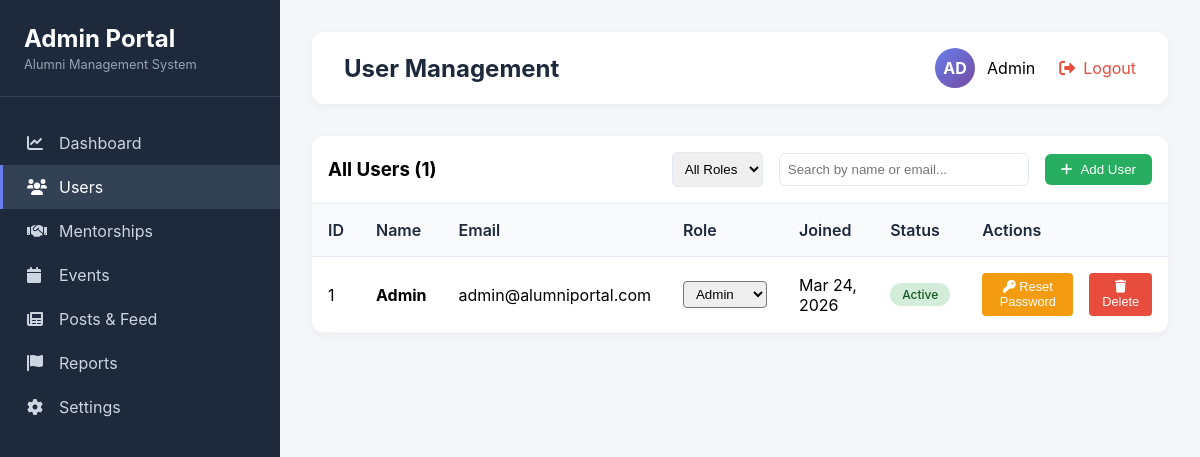
/admin/users (signed in), run on an earlier commit of the app's database.
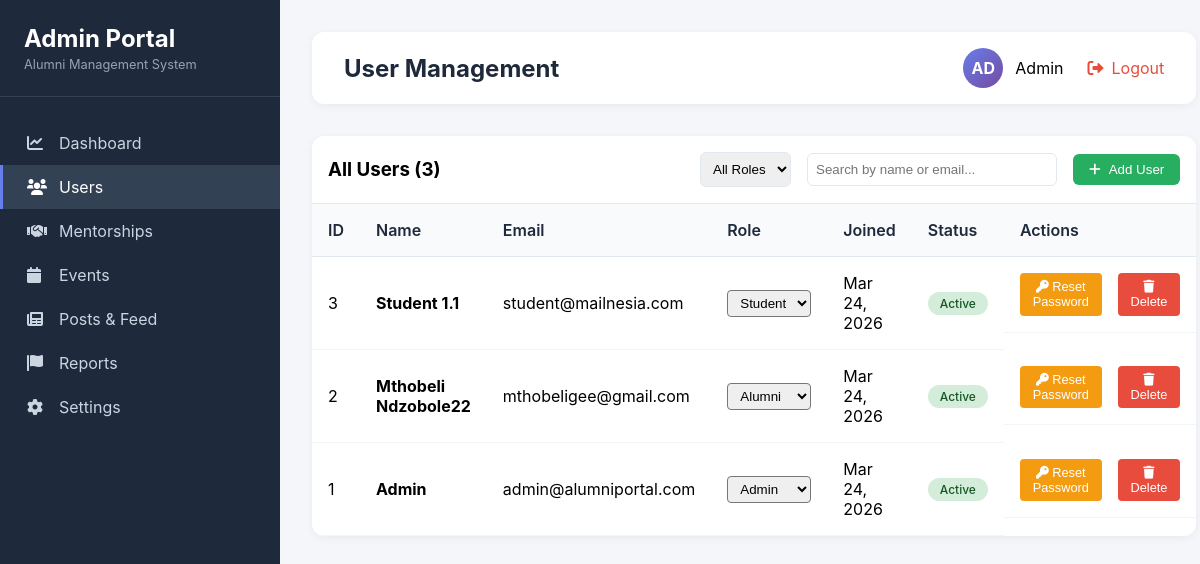
And on a later commit of the database.
### app/models/user.py (models this page shows)
class User(db.Model):
    __tablename__ = 'users'
    id = db.Column(db.Integer, primary_key=True)
    full_name = db.Column(db.String(100))
    email = db.Column(db.String(120), unique=True, nullable=False)
    password_hash = db.Column(db.Text, nullable=False)
    role = db.Column(db.String(20), nullable=False)
    profile_picture = db.Column(db.Text, default='default_avatar.png')
    created_at = db.Column(db.DateTime, default=datetime.utcnow)

### app/routes/admin_routes.py (the view)
@admin_bp.route('/users')
@admin_required
def users():
    user = get_current_user()
    users = User.query.order_by(User.created_at.desc()).all()
    return render_template('admin/users.html', user=user, users=users)

### app/routes/admin_routes.py (called while the page is built)
def admin_required(f):
    @wraps(f)
    def decorated_function(*args, **kwargs):
        if 'user_id' not in session:
            flash('Please login first', 'error')
            return redirect(url_for('views.login_page'))
        user = User.query.get(session['user_id'])
        if not user or user.role != 'admin':
            flash('Admin access required', 'error')
            return redirect(url_for('views.home'))
        return f(*args, **kwargs)
    return decorated_function

def get_current_user():
    if 'user_id' in session:
        return User.query.get(session['user_id'])
    return None

### app/templates/Admin/users.html (shortened to what this page needs)
{% extends "admin/base_admin.html" %}
{% block page_title %}User Management{% endblock %}
{% block content %}
<div class="admin-table">
    <div style="padding: 1rem; border-bottom: 1px solid #e2e8f0; display: flex; justify-content: space-between; align-items: center; flex-wrap: wrap; gap: 1rem;">
        <h3>All Users ({{ users|length }})</h3>
        <div class="search-container">
            <select id="roleFilter" class="filter-select">
                <option value="all">All Roles</option>
            </select>
            <input type="text" id="searchUsers" placeholder="Search by name or email..." class="search-input">
            <button class="add-user-btn" onclick="openAddUserModal()">
                <i class="fas fa-plus"></i> Add User
            </button>
        </div>
    </div>
     <table class="table">
        <thead>
              <tr>
                <th>ID</th>
                <th>Name</th>
                <th>Email</th>
                <th>Role</th>
                <th>Joined</th>
                <th>Status</th>
                <th>Actions</th>
              </tr>
        </thead>
        <tbody id="usersTableBody">
            {% for target_user in users %}
            <tr data-role="{{ target_user.role }}" data-name="{{ target_user.full_name|lower }}" data-email="{{ target_user.email|lower }}">
                <td>{{ target_user.id }}</td>
                <td><strong>{{ target_user.full_name }}</strong></td>
                <td>{{ target_user.email }}</td>
                <td>
                    <select class="role-select" data-user-id="{{ target_user.id }}" style="padding: 0.25rem 0.5rem; border-radius: 4px;">
                        <option value="student" {% if target_user.role == 'student' %}selected{% endif %}>Student</option>
                        <option value="alumni" {% if target_user.role == 'alumni' %}selected{% endif %}>Alumni</option>
                        <option value="admin" {% if target_user.role == 'admin' %}selected{% endif %}>Admin</option>
                    </select>
                </td>
                <td>{{ target_user.created_at.strftime('%b %d, %Y') }}</td>
                <td>
                    <span class="status-badge status-active">Active</span>
                </td>
                <td class="action-buttons">
                    <button class="btn-warning" onclick="resetPassword({{ target_user.id }}, '{{ target_user.full_name }}')">
                        <i class="fas fa-key"></i> Reset Password
                    </button>
                    <button class="btn-danger" onclick="deleteUser({{ target_user.id }}, '{{ target_user.full_name }}')">
                        <i class="fas fa-trash"></i> Delete
                    </button>
                </td>
            </tr>
            {% endfor %}
        </tbody>
     </table>
</div>
{% endblock %}

### app/templates/Admin/base_admin.html (shortened to what this page needs)
<!DOCTYPE html>
<html lang="en">
<head>
    <link rel="stylesheet" href="https://cdnjs.cloudflare.com/ajax/libs/font-awesome/6.0.0/css/all.min.css">
</head>
<body>
    <div class="admin-container">
        <div class="admin-sidebar">
            <div class="admin-sidebar-header">
                <h2></i> Admin Portal</h2>
                <p>Alumni Management System</p>
            </div>
            <div class="admin-nav">
                <a href="{{ url_for('admin.dashboard') }}" class="admin-nav-item {% if request.endpoint == 'admin.dashboard' %}active{% endif %}">
                    <i class="fas fa-chart-line"></i> Dashboard
                </a>
                <a href="{{ url_for('admin.users') }}" class="admin-nav-item {% if request.endpoint == 'admin.users' %}active{% endif %}">
                    <i class="fas fa-users"></i> Users
                </a>
                <a href="{{ url_for('admin.mentorships') }}" class="admin-nav-item {% if request.endpoint == 'admin.mentorships' %}active{% endif %}">
                    <i class="fas fa-handshake"></i> Mentorships
                </a>
                <a href="{{ url_for('admin.events') }}" class="admin-nav-item {% if request.endpoint == 'admin.events' %}active{% endif %}">
                    <i class="fas fa-calendar"></i> Events
                </a>
                <a href="{{ url_for('admin.posts') }}" class="admin-nav-item {% if request.endpoint == 'admin.posts' %}active{% endif %}">
                    <i class="fas fa-newspaper"></i> Posts & Feed
                </a>
                <a href="{{ url_for('admin.reports') }}" class="admin-nav-item {% if request.endpoint == 'admin.reports' %}active{% endif %}">
                    <i class="fas fa-flag"></i> Reports
                </a>
                <a href="{{ url_for('admin.settings') }}" class="admin-nav-item {% if request.endpoint == 'admin.settings' %}active{% endif %}">
                    <i class="fas fa-cog"></i> Settings
                </a>
            </div>
        </div>
        <div class="admin-main">
            <div class="admin-top-bar">
                <h1>{% block page_title %}Admin Dashboard{% endblock %}</h1>
                <div class="admin-user-menu">
                    <div class="admin-user-info">
                        <div class="admin-avatar">{{ user.full_name[:2].upper() }}</div>
                        <span>{{ user.full_name }}</span>
                    </div>
                    <a href="{{ url_for('auth.logout') }}" class="admin-logout">
                        <i class="fas fa-sign-out-alt"></i> Logout
                    </a>
                </div>
            </div>
            {% block content %}{% endblock %}
        </div>
    </div>
</body>
</html>

### app/templates/Admin/base_admin.html (style rules this page uses)
* { margin: 0; padding: 0; box-sizing: border-box; }
body { font-family: 'Inter', -apple-system, BlinkMacSystemFont, 'Segoe UI', Roboto, Oxygen, Ubuntu, sans-serif; background: #f4f6f9; overflow-x: hidden; }
.admin-container { display: flex; min-height: 100vh; }
.admin-sidebar { width: 280px; background: #1e293b; color: white; position: fixed; height: 100vh; overflow-y: auto; transition: all 0.3s; z-index: 100; }
.admin-sidebar-header { padding: 1.5rem; border-bottom: 1px solid #334155; }
.admin-sidebar-header h2 { font-size: 1.5rem; display: flex; align-items: center; gap: 0.5rem; }
.admin-sidebar-header p { font-size: 0.8rem; color: #94a3b8; margin-top: 0.25rem; }
.admin-nav { padding: 1.5rem 0; }
.admin-nav-item { padding: 0.75rem 1.5rem; display: flex; align-items: center; gap: 0.75rem; color: #cbd5e1; text-decoration: none; transition: all 0.2s; border-left: 3px solid transparent; }
.admin-nav-item.active { background: #334155; color: white; border-left-color: #667eea; }
.admin-nav-item i { width: 20px; }
.admin-main { margin-left: 280px; flex: 1; padding: 2rem; }
.admin-top-bar { display: flex; justify-content: space-between; align-items: center; margin-bottom: 2rem; background: white; padding: 1rem 2rem; border-radius: 12px; box-shadow: 0 2px 8px rgba(0,0,0,0.05); }
.admin-top-bar h1 { font-size: 1.5rem; color: #1e293b; }
.admin-user-menu { display: flex; align-items: center; gap: 1.5rem; }
.admin-user-info { display: flex; align-items: center; gap: 0.75rem; }
.admin-avatar { width: 40px; height: 40px; background: linear-gradient(135deg, #667eea 0%, #764ba2 100%); border-radius: 50%; display: flex; align-items: center; justify-content: center; color: white; font-weight: bold; }
.admin-logout { color: #e74c3c; text-decoration: none; display: flex; align-items: center; gap: 0.5rem; }
.admin-table { background: white; border-radius: 12px; overflow: hidden; box-shadow: 0 2px 8px rgba(0,0,0,0.05); }
.admin-table table { width: 100%; border-collapse: collapse; }
.admin-table th { text-align: left; padding: 1rem; background: #f8fafc; font-weight: 600; color: #1e293b; border-bottom: 1px solid #e2e8f0; }
.admin-table td { padding: 1rem; border-bottom: 1px solid #f1f5f9; }
.btn-danger { background: #e74c3c; color: white; }
.btn-warning { background: #f39c12; color: white; }
.status-badge { display: inline-block; padding: 0.25rem 0.75rem; border-radius: 20px; font-size: 0.75rem; font-weight: 500; }
.status-active { background: #d4edda; color: #155724; }

### app/templates/Admin/users.html (style rules this page uses)
.btn-danger { background: #e74c3c; color: white; border: none; padding: 0.4rem 0.8rem; border-radius: 4px; cursor: pointer; font-size: 0.8rem; }
.btn-warning { background: #f39c12; color: white; border: none; padding: 0.4rem 0.8rem; border-radius: 4px; cursor: pointer; font-size: 0.8rem; margin-right: 0.5rem; }
.action-buttons { display: flex; gap: 0.5rem; }
.add-user-btn { background: #27ae60; color: white; border: none; padding: 0.5rem 1rem; border-radius: 6px; cursor: pointer; display: flex; align-items: center; gap: 0.5rem; }
.search-container { display: flex; gap: 1rem; align-items: center; }
.search-input { padding: 0.5rem; border: 1px solid #e2e8f0; border-radius: 6px; width: 250px; }
.filter-select { padding: 0.5rem; border: 1px solid #e2e8f0; border-radius: 6px; }

What changed in the data, as far as the page shows it:
added User: id "3", full_name "Student 1.1", email "student@mailnesia.com", role+id "Student", created_at "Mar 24, 2026"
added User: id "2", full_name "Mthobeli Ndzobole22", email "mthobeligee@gmail.com", role+id "Alumni", created_at "Mar 24, 2026"
Also different on the page:
{{ users|length }}: "1" → "3"
